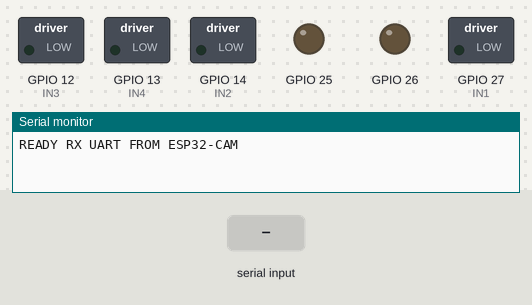
Simulated run of this sketch. Board: ESP32. Parts: switched loads named in the sketch (green lamp = pin HIGH), output pins drawn as LEDs (lit = HIGH), the last lines printed to the serial monitor. Inputs (shaded band) come from the test bench.

Above: at 1.2 s.
1.3 s: "90,45\n" received over the second serial link
At 1.9 s:
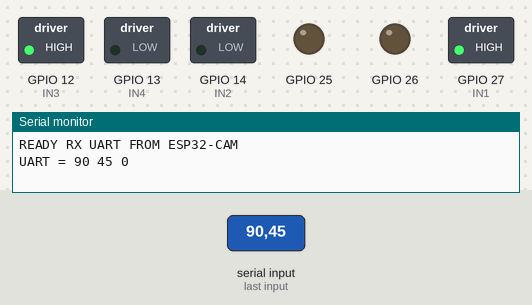
2.8 s: "90,45,200\n" received over the second serial link
At 3.1 s:
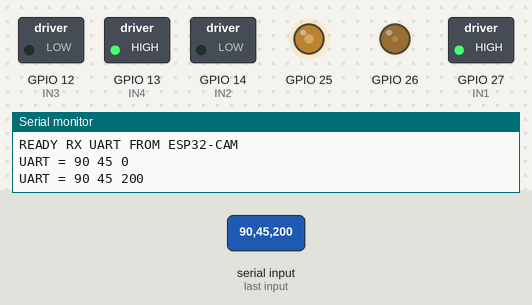
4.3 s: "30,150\n" received over the second serial link
At 5.4 s:
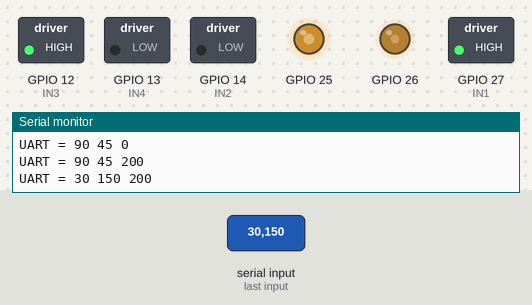
5.8 s: "5\n" received over the second serial link
At 6.5 s:
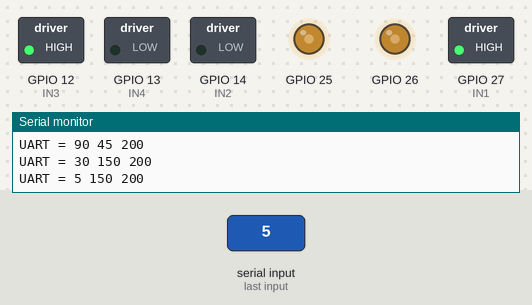
7.3 s: "90\n" received over the second serial link
At 7.7 s:
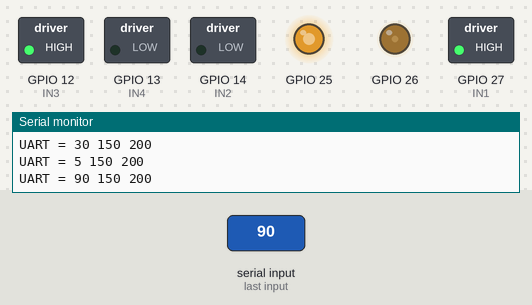
8.8 s: "200\n" received over the second serial link
At 10.0 s:
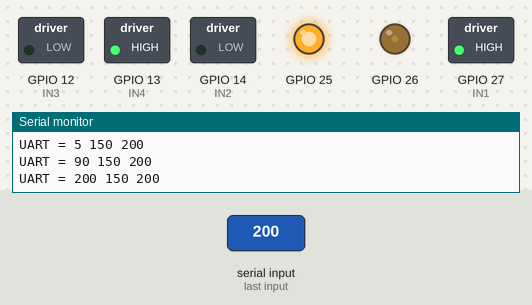
Timing chart, 0 to 11.3 s (numbered marks = the images above; inputs shaded):
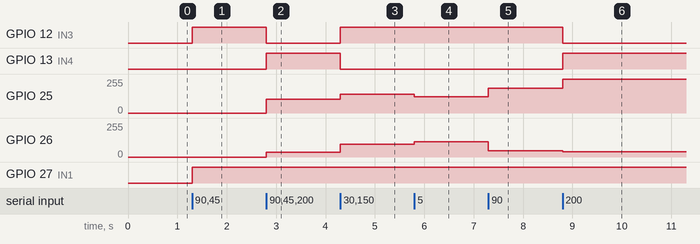

Measured:
- after the input at 1.3 s, GPIO 12 (IN3), GPIO 27 (IN1): LOW → HIGH at once
- after the input at 2.8 s, GPIO 12 (IN3): HIGH → LOW at once; GPIO 13 (IN4): LOW → HIGH at once; GPIO 25: 0/255 → 105/255 at once; GPIO 26: 0/255 → 36/255 at once
- after the input at 4.3 s, GPIO 12 (IN3): LOW → HIGH at once; GPIO 13 (IN4): HIGH → LOW at once; GPIO 25: 105/255 → 140/255 at once; GPIO 26: 36/255 → 94/255 at once
- after the input at 5.8 s, GPIO 25: 140/255 → 121/255 at once; GPIO 26: 94/255 → 113/255 at once
- after the input at 7.3 s, GPIO 25: 121/255 → 187/255 at once; GPIO 26: 113/255 → 47/255 at once
- after the input at 8.8 s, GPIO 12 (IN3): HIGH → LOW at once; GPIO 13 (IN4): LOW → HIGH at once; GPIO 25: 187/255 → 273/255 at once; GPIO 26: 47/255 → 40/255 at once

The sketch:

ESP32_30PIN_RX.ino
```cpp
#include <driver/ledc.h>

// MOTOR PINS
#define ENA 25
#define IN1 27
#define IN2 14

#define ENB 26
#define IN3 12
#define IN4 13

HardwareSerial CamSerial(1);   // UART1

int joyX = 0, joyY = 0, joySpeed = 0;

void setupPWM() {
  ledc_timer_config_t timer = {
    .speed_mode       = LEDC_LOW_SPEED_MODE,
    .duty_resolution  = LEDC_TIMER_8_BIT,
    .timer_num        = LEDC_TIMER_0,
    .freq_hz          = 1000,
    .clk_cfg          = LEDC_AUTO_CLK
  };
  ledc_timer_config(&timer);

  ledc_channel_config_t chA = {
    .gpio_num   = ENA,
    .speed_mode = LEDC_LOW_SPEED_MODE,
    .channel    = LEDC_CHANNEL_0,
    .timer_sel  = LEDC_TIMER_0,
    .duty       = 0
  };
  ledc_channel_config(&chA);

  ledc_channel_config_t chB = {
    .gpio_num   = ENB,
    .speed_mode = LEDC_LOW_SPEED_MODE,
    .channel    = LEDC_CHANNEL_1,
    .timer_sel  = LEDC_TIMER_0,
    .duty       = 0
  };
  ledc_channel_config(&chB);
}

void motorWrite(int ch, int duty) {
  ledc_set_duty(LEDC_LOW_SPEED_MODE, (ledc_channel_t)ch, duty);
  ledc_update_duty(LEDC_LOW_SPEED_MODE, (ledc_channel_t)ch);
}

void drive(int x, int y, int s) {

  int left  = y + x;
  int right = y - x;

  left  = map(left,  -255, 255, -s, s);
  right = map(right, -255, 255, -s, s);

  // LEFT MOTOR
  if (left >= 0) { digitalWrite(IN1,1); digitalWrite(IN2,0); motorWrite(0,left); }
  else           { digitalWrite(IN1,0); digitalWrite(IN2,1); motorWrite(0,-left); }

  // RIGHT MOTOR
  if (right >= 0){ digitalWrite(IN3,1); digitalWrite(IN4,0); motorWrite(1,right); }
  else           { digitalWrite(IN3,0); digitalWrite(IN4,1); motorWrite(1,-right); }
}

void setup() {
  Serial.begin(115200);
  CamSerial.begin(115200, SERIAL_8N1, 23, -1);  // RX pin = 23

  pinMode(IN1,OUTPUT);
  pinMode(IN2,OUTPUT);
  pinMode(IN3,OUTPUT);
  pinMode(IN4,OUTPUT);

  setupPWM();

  Serial.println("READY RX UART FROM ESP32-CAM");
}

void loop() {

  if (CamSerial.available()) {
    String line = CamSerial.readStringUntil('\n');
    sscanf(line.c_str(), "%d,%d,%d", &joyX, &joyY, &joySpeed);

    Serial.printf("UART = %d %d %d\n", joyX, joyY, joySpeed);

    drive(joyX, joyY, joySpeed);
  }

}
```
